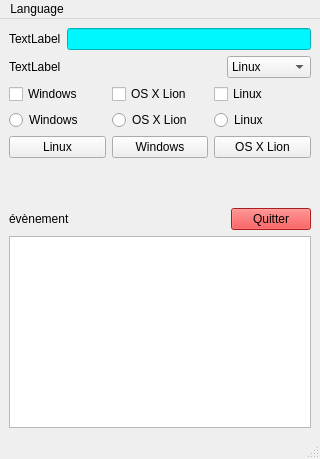
<?xml version="1.0" encoding="UTF-8"?>
<ui version="4.0">
 <class>MainWindow</class>
 <widget class="QMainWindow" name="MainWindow">
  <property name="geometry">
   <rect>
    <x>0</x>
    <y>0</y>
    <width>320</width>
    <height>459</height>
   </rect>
  </property>
  <property name="windowTitle">
   <string>MainWindow</string>
  </property>
  <widget class="QWidget" name="centralwidget">
   <layout class="QVBoxLayout" name="verticalLayout">
    <item>
     <layout class="QHBoxLayout" name="horizontalLayout">
      <item>
       <widget class="QLabel" name="labelName">
        <property name="text">
         <string>TextLabel</string>
        </property>
       </widget>
      </item>
      <item>
       <widget class="QLineEdit" name="lineEditName">
        <property name="styleSheet">
         <string notr="true">background-color:rgb(0, 247, 255);</string>
        </property>
       </widget>
      </item>
     </layout>
    </item>
    <item>
     <layout class="QHBoxLayout" name="horizontalLayout_2">
      <item>
       <widget class="QLabel" name="labelChoice">
        <property name="text">
         <string>TextLabel</string>
        </property>
       </widget>
      </item>
      <item>
       <spacer name="horizontalSpacer">
        <property name="orientation">
         <enum>Qt::Horizontal</enum>
        </property>
        <property name="sizeHint" stdset="0">
         <size>
          <width>40</width>
          <height>20</height>
         </size>
        </property>
       </spacer>
      </item>
      <item>
       <widget class="QComboBox" name="comboBoxChoice">
        <property name="editable">
         <bool>false</bool>
        </property>
        <property name="currentText">
         <string>Linux</string>
        </property>
        <property name="currentIndex">
         <number>0</number>
        </property>
        <item>
         <property name="text">
          <string>Linux</string>
         </property>
        </item>
        <item>
         <property name="text">
          <string>Windows</string>
         </property>
        </item>
        <item>
         <property name="text">
          <string>OS X Lion</string>
         </property>
        </item>
       </widget>
      </item>
     </layout>
    </item>
    <item>
     <layout class="QHBoxLayout" name="horizontalLayout_3">
      <item>
       <widget class="QCheckBox" name="checkBoxWin">
        <property name="text">
         <string>Windows</string>
        </property>
       </widget>
      </item>
      <item>
       <widget class="QCheckBox" name="checkBoxOSXL">
        <property name="text">
         <string>OS X Lion</string>
        </property>
       </widget>
      </item>
      <item>
       <widget class="QCheckBox" name="checkBoxLin">
        <property name="text">
         <string>Linux</string>
        </property>
       </widget>
      </item>
     </layout>
    </item>
    <item>
     <layout class="QHBoxLayout" name="horizontalLayout_4">
      <item>
       <widget class="QRadioButton" name="radioButtonWin">
        <property name="text">
         <string>Windows</string>
        </property>
       </widget>
      </item>
      <item>
       <widget class="QRadioButton" name="radioButtonOSXL">
        <property name="text">
         <string>OS X Lion</string>
        </property>
       </widget>
      </item>
      <item>
       <widget class="QRadioButton" name="radioButtonLin">
        <property name="text">
         <string>Linux</string>
        </property>
       </widget>
      </item>
     </layout>
    </item>
    <item>
     <layout class="QHBoxLayout" name="horizontalLayout_5">
      <item>
       <widget class="QPushButton" name="pushButtonLin">
        <property name="text">
         <string>Linux</string>
        </property>
       </widget>
      </item>
      <item>
       <widget class="QPushButton" name="pushButtonWin">
        <property name="text">
         <string>Windows</string>
        </property>
       </widget>
      </item>
      <item>
       <widget class="QPushButton" name="pushButtonOSXL">
        <property name="text">
         <string>OS X Lion</string>
        </property>
       </widget>
      </item>
     </layout>
    </item>
    <item>
     <spacer name="verticalSpacer">
      <property name="orientation">
       <enum>Qt::Vertical</enum>
      </property>
      <property name="sizeHint" stdset="0">
       <size>
        <width>20</width>
        <height>40</height>
       </size>
      </property>
     </spacer>
    </item>
    <item>
     <layout class="QHBoxLayout" name="horizontalLayout_6">
      <item>
       <widget class="QLabel" name="labelEvent">
        <property name="text">
         <string>évènement</string>
        </property>
       </widget>
      </item>
      <item>
       <spacer name="horizontalSpacer_2">
        <property name="orientation">
         <enum>Qt::Horizontal</enum>
        </property>
        <property name="sizeHint" stdset="0">
         <size>
          <width>40</width>
          <height>20</height>
         </size>
        </property>
       </spacer>
      </item>
      <item>
       <widget class="QPushButton" name="pushButtonQuitter">
        <property name="styleSheet">
         <string notr="true">background-color: rgb(239, 41, 41);</string>
        </property>
        <property name="text">
         <string>Quitter</string>
        </property>
       </widget>
      </item>
     </layout>
    </item>
    <item>
     <widget class="QTextEdit" name="textEditEvent">
      <property name="styleSheet">
       <string notr="true">background-color: qconicalgradient(cx:0.5, cy:0.5, angle:0, stop:0 rgba(35, 40, 3, 255), stop:0.16 rgba(136, 106, 22, 255), stop:0.225 rgba(166, 140, 41, 255), stop:0.285 rgba(204, 181, 74, 255), stop:0.345 rgba(235, 219, 102, 255), stop:0.415 rgba(245, 236, 112, 255), stop:0.52 rgba(209, 190, 76, 255), stop:0.57 rgba(187, 156, 51, 255), stop:0.635 rgba(168, 142, 42, 255), stop:0.695 rgba(202, 174, 68, 255), stop:0.75 rgba(218, 202, 86, 255), stop:0.815 rgba(208, 187, 73, 255), stop:0.88 rgba(187, 156, 51, 255), stop:0.935 rgba(137, 108, 26, 255), stop:1 rgba(35, 40, 3, 255));</string>
      </property>
     </widget>
    </item>
   </layout>
  </widget>
  <widget class="QMenuBar" name="menubar">
   <property name="geometry">
    <rect>
     <x>0</x>
     <y>0</y>
     <width>320</width>
     <height>21</height>
    </rect>
   </property>
   <widget class="QMenu" name="menuLanguage">
    <property name="title">
     <string>Language</string>
    </property>
    <widget class="QMenu" name="menuWeb">
     <property name="title">
      <string>Web</string>
     </property>
     <addaction name="actionPHP"/>
     <addaction name="actionJavaScript"/>
    </widget>
    <addaction name="actionC"/>
    <addaction name="separator"/>
    <addaction name="actionJava"/>
    <addaction name="actionC_2"/>
    <addaction name="separator"/>
    <addaction name="menuWeb"/>
   </widget>
   <addaction name="menuLanguage"/>
  </widget>
  <widget class="QStatusBar" name="statusbar"/>
  <action name="actionC">
   <property name="checkable">
    <bool>false</bool>
   </property>
   <property name="text">
    <string>C</string>
   </property>
  </action>
  <action name="actionJava">
   <property name="text">
    <string>Java</string>
   </property>
  </action>
  <action name="actionC_2">
   <property name="text">
    <string>C++</string>
   </property>
  </action>
  <action name="actionPHP">
   <property name="text">
    <string>PHP</string>
   </property>
  </action>
  <action name="actionJavaScript">
   <property name="text">
    <string>JavaScript</string>
   </property>
  </action>
 </widget>
 <resources/>
 <connections>
  <connection>
   <sender>pushButtonQuitter</sender>
   <signal>clicked()</signal>
   <receiver>MainWindow</receiver>
   <slot>close()</slot>
   <hints>
    <hint type="sourcelabel">
     <x>283</x>
     <y>230</y>
    </hint>
    <hint type="destinationlabel">
     <x>270</x>
     <y>195</y>
    </hint>
   </hints>
  </connection>
 </connections>
</ui>
